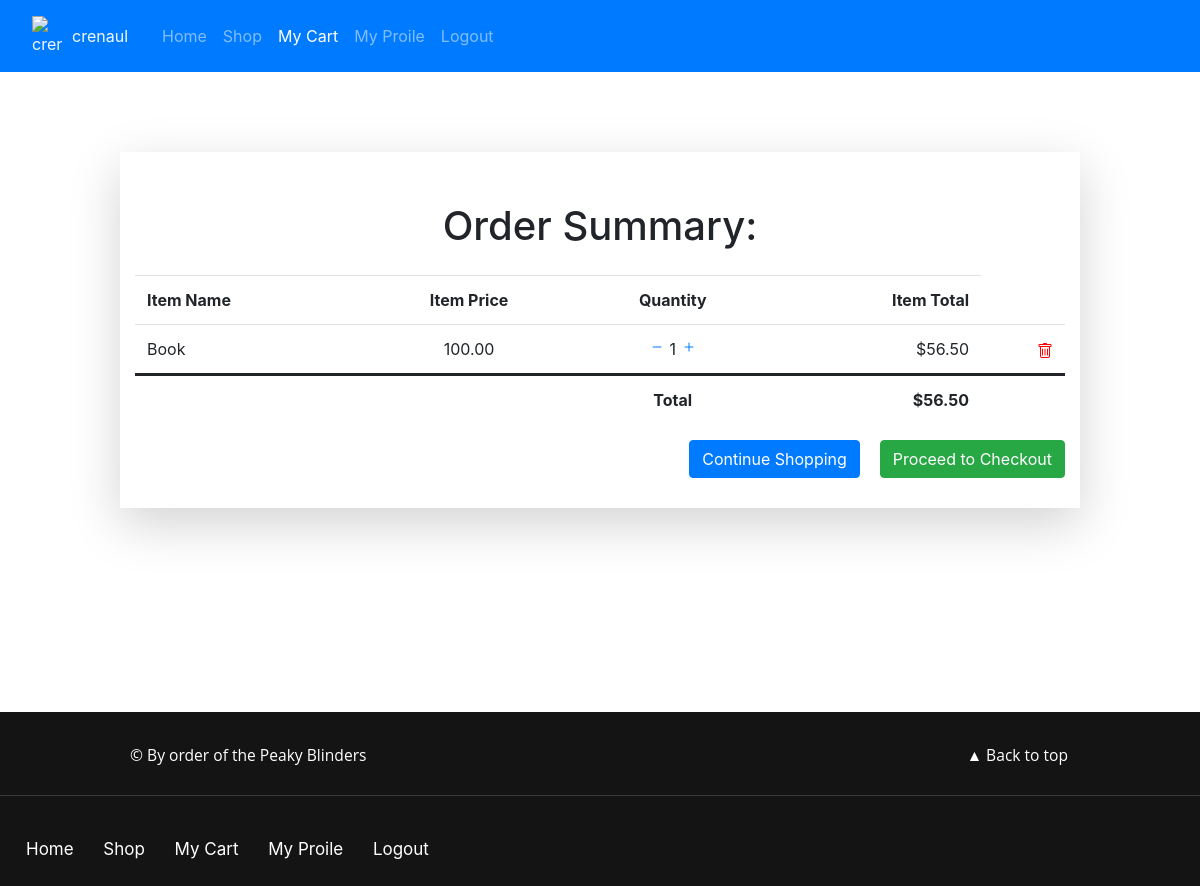
Page /cart/ (signed in) on the committed database.
### shop/models.py (models this page shows, shortened)
class OrderItem(models.Model):
    user = models.ForeignKey(User, on_delete=models.CASCADE)                                        # user
    item = models.ForeignKey(Item, on_delete=models.CASCADE, null=True)                             # list of items
    quantity = models.IntegerField(default=1)                                                       # how many items there are
    ordered = models.BooleanField(default=False)                                                    # is order
    def get_total_item_price(self):
        if self.item.discounted_price:
            return self.quantity * self.item.discounted_price
        return self.quantity * self.item.price

class Item(models.Model):
    title = models.CharField(max_length=100)                                                        # name of product
    category = models.CharField(choices=CATEGORY_CHOICES, max_length=50)                            # category
    label = models.CharField(choices=LABEL_CHOICES, max_length=1, blank=True, null=True)            # label (optional)
    description = models.TextField(max_length=2500)                                                 # description of product
    image = models.ImageField(upload_to='images', blank=True, null=True)                            # product image
    price = models.DecimalField(max_digits=6, decimal_places=2, default=10)                         # price of item
    discounted_price = models.DecimalField(max_digits=6, decimal_places=2, blank=True, null=True)   # discounted price (optional)
    slug = models.SlugField()                                                                       # custom slag for item website

class Order(models.Model):
    user = models.ForeignKey(User, on_delete=models.CASCADE, null=True)     # user
    items = models.ManyToManyField(OrderItem)                               # list of items belonging to user
    start_date = models.DateTimeField(auto_now_add=True)                    # start of first order
    ordered_date = models.DateTimeField()                                   # order date
    ordered = models.BooleanField(default=False)                            # is order
    billing_address = models.ForeignKey('BillingAddress', on_delete=models.SET_NULL, blank=True, null=True)                            # billing address
    payment = models.ForeignKey('Payment', on_delete=models.SET_NULL, blank=True, null=True)                                            # pay
    def get_final_price(self):
        total = 0
        for order_item in self.items.all():
            total += order_item.get_total_item_price()
        return total

### shop/views.py (the view)
# urls.py: path('cart/', login_required(OrderSummaryView.as_view()), name='cart'),
class OrderSummaryView(View):
    def get(self, *args, **kwargs):
        try:
            order = Order.objects.get(user=self.request.user, ordered=False)
            context = {
                'object': order,
            }
            return render(self.request, 'shop/cart.html', context)
        except ObjectDoesNotExist:
            extra_context = {'extra_context':{'message':'True','message_title':'Warning: ','message_text':'You have no items in your cart'}}
            return render(self.request, 'shop/home.html', extra_context)
        except Exception:
            extra_context = {'extra_context':{'message':'True','message_title':'Warning: ','message_text':e}}
            return render(self.request, 'shop/home.html', extra_context)

### templates/shop/cart.html (shortened to what this page needs)
{% extends 'base.html' %}
{% load static %}
{% block cart_active %} active {% endblock cart_active %}
{% block text %}
<div class="container shadow-lg">
<h1>Order Summary:</h1>
<div class="panel-body">
    <div class="table-responsive">
        <table class="table table-condensed">
            <thead>
                <tr>
                    <td><strong>Item Name</strong></td>
                    <td class="text-center"><strong>Item Price</strong></td>
                    <td class="text-center"><strong>Quantity</strong></td>
                    <td class="text-right"><strong>Item Total</strong></td>
                </tr>
            </thead>
            <tbody>
            {% for order_item in object.items.all %}
                <tr>
                    <td>{{ order_item.item.title }}</td>
                    <td class="text-center">{{ order_item.item.price }}</td>
                    <td class="text-center">
                        <a href="{% url 'remove_single_from_cart' order_item.item.slug %}"><i><svg width="1em" height="1em" viewBox="0 0 16 16" class="bi bi-dash align-baseline" fill="currentColor" xmlns="http://www.w3.org/2000/svg">
                            <path fill-rule="evenodd" d="M3.5 8a.5.5 0 0 1 .5-.5h8a.5.5 0 0 1 0 1H4a.5.5 0 0 1-.5-.5z"/>
                        </svg></i></a>
                        {{ order_item.quantity }}
                        <a href="{% url 'add_single_to_cart' order_item.item.slug %}"><i></i></a>
                    </td>
                    <td class="text-right">${{ order_item.get_total_item_price }}</td>
                    <td class="text-right">
                        <a href="{% url 'remove_all_from_cart' order_item.item.slug %}" style='color:red;'><i></i></a>
                    </td>
                </tr>
            {% endfor %}
                <tr>
                    <td class="highrow"></td>
                    <td class="highrow"></td>
                    <td class="highrow text-center"><strong>Total</strong></td>
                    <td class="highrow text-right"><strong>${{ object.get_final_price }}</strong></td>
                    <td class="highrow"></td>
                </tr>
            </tbody>
        </table>
        <div>
            <a href="{% url 'checkout' %}" class="btn btn-success float-right checkout_btn">Proceed to Checkout</a>
            <a href="{% url 'item_list' %}" class="btn btn-primary float-right continue_btn">Continue Shopping</a>
        </div>
    </div>
</div>
</div>
{% endblock text %}

### static/login/css/index.css (style rules this page uses)
body { margin: 0; max-width: 100%; overflow-x: hidden; }
h1, h2 { text-align: center; margin-top: 2vh; }
p, h1, h2 { margin: 0 auto; }
.transition, .nav-link:hover, .navbar-brand:hover, .bottom>li>a:hover, .backtotop:hover, .bottom>li>a, .bi, .bi:hover { transition: .2s; -moz-transition: .2s; -webkit-transition: .2s; -o-transition: .2s; }

### templates/shop/cart.html (style rules this page uses)
.container { padding-bottom: 30px; }
h1 { padding-top: 50px; padding-bottom: 25px; }
.btn { margin-top: 20px; }
.table > tbody > tr > .highrow { border-top: 3px solid; }
.checkout_btn, .continue_btn { margin-top: 0px; }
.continue_btn { margin-right: 20px; }

### rows in the picture
OrderItem: item "Book", item.price "100.00", quantity "1", get_total_item_price "56.50"
Order: get_final_price "56.50"
